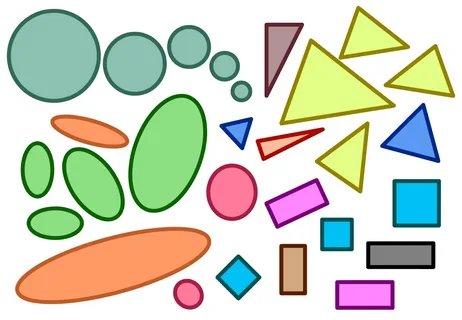
#> input picture 3/shapes.jpg, 462 x 320 px, found by its file name
$ python Image_Circle_Finder.py
#> lines starting #> are read from the running program, lines starting #| are printed output that depends on the picture; after the words box and inside, x2 and y2 are one past the last pixel; in counts of white or black regions, pixels touching at a corner belong together
import cv2
import numpy as np
from matplotlib import pyplot as plt

# Read image.
img = cv2.imread('3/shapes.jpg', cv2.IMREAD_COLOR)
#> img is the input picture: shape (320, 462, 3); mean B, G, R 193.8, 211.2, 207.1

# Conver t to grayscale.
gray = cv2.cvtColor(img, cv2.COLOR_BGR2GRAY)
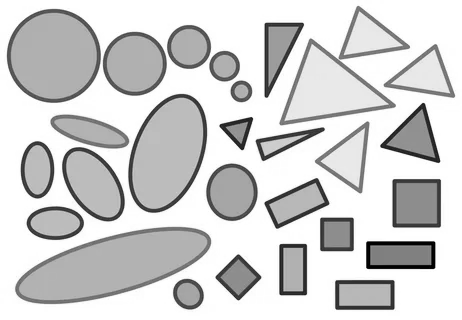
#> gray: shape (320, 462); min 0, max 255, mean 208

# Blur using 3 * 3 kernel.
gray_blurred = cv2.blur(gray, (3, 3))
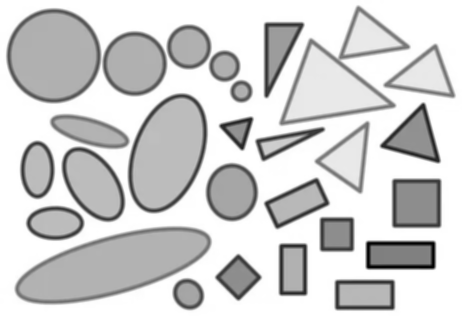
#> gray_blurred: shape (320, 462); min 0, max 255, mean 208

# Apply Hough transform on the blurred image.
detected_circles = cv2.HoughCircles(gray_blurred,
				cv2.HOUGH_GRADIENT, 1, 20, param1 = 50,
			param2 = 30, minRadius = 1, maxRadius = 40)
#> detected_circles = 13 rows, first 8: [134.5, 63.5, 28.4], [188.5, 46.5, 22.2], [232.5, 189.5, 26.4], [189.5, 295.5, 13.8], [224.5, 65.5, 15.8], [74.5, 185.5, 34.9], [150.5, 175.5, 37.2], [179.5, 117.5, 24.3]

# Draw circles that are detected.
if detected_circles is not None:

	# Convert the circle parameters a, b and r to integers.
	# a,b kordinatlar ... r yari çap
	detected_circles = np.uint16(np.around(detected_circles))
#> detected_circles = 13 rows, first 8: [134, 64, 28], [188, 46, 22], [232, 190, 26], [190, 296, 14], [224, 66, 16], [74, 186, 35], [150, 176, 37], [180, 118, 24]

	for pt in detected_circles[0, :]:
		a, b, r = pt[0], pt[1], pt[2]

		# Draw the circumference of the circle.
		cv2.circle(img, (a, b), r, (0, 255, 0), 2)

		# Draw a small circle (of radius 1) to show the center.
		cv2.circle(img, (a, b), 1, (0, 0, 255), 3)
		cv2.imshow("Detected Circle", img)
#> this loop made 13 passes
#> (a, b, r) on passes 1 to 12: (134, 64, 28), (188, 46, 22), (232, 190, 26), (190, 296, 14), (224, 66, 16), (74, 186, 35), (150, 176, 37), (180, 118, 24), (240, 90, 10), (198, 242, 12), (108, 204, 17), (78, 162, 16)
#> pass 1, `cv2.imshow("Detected Circle", img)`:
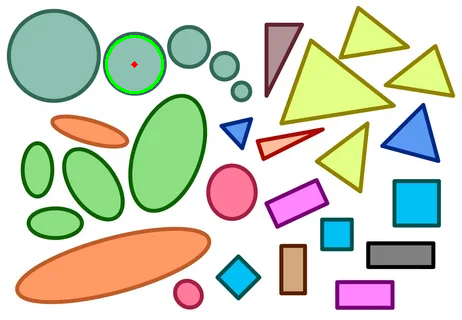
#> window 'Detected Circle': shape (320, 462, 3); mean B, G, R 193.3, 211.5, 206.7
#> pass 2, `cv2.imshow("Detected Circle", img)`:
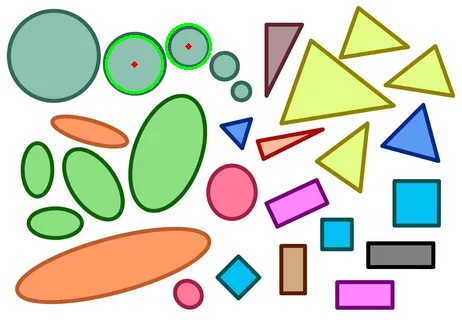
#> window 'Detected Circle': shape (320, 462, 3); mean B, G, R 192.8, 211.7, 206.3
#> after the loop:
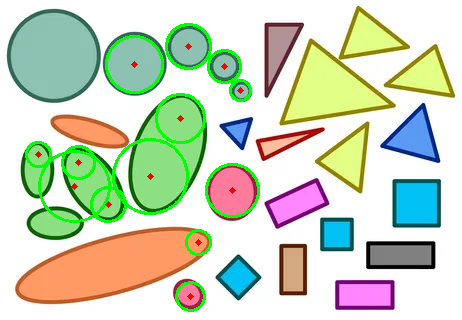
#> img: shape (320, 462, 3); 3.63% of pixels changed, all inside (x1, y1, x2, y2) = (25, 23, 260, 312)

	cv2.waitKey(0)

$ run again, with 3/basic.jpg copied over 3/shapes.jpg
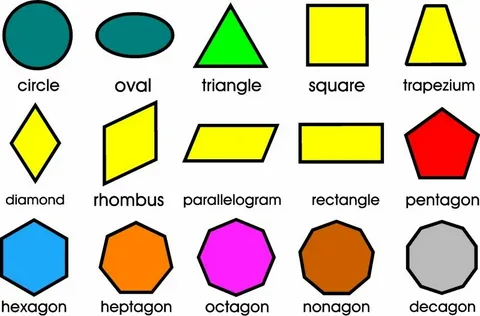
#> input picture 3/basic.jpg, 480 x 316 px, found by its file name
#> img is the input picture: shape (316, 480, 3); mean B, G, R 180.1, 204, 209.2
#> `gray_blurred = cv2.blur(gray, (3, 3))`:
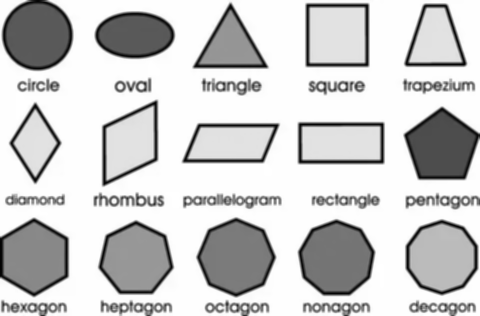
#> gray_blurred: shape (316, 480); min 2, max 255, mean 202.8
#> `detected_circles = cv2.HoughCircles(gray_blurred, cv2.HOUGH_GRADIENT, ..`: detected_circles = [[36.5, 34.5, 34.7], [335.5, 257.5, 33.8], [443.5, 257.5, 35], [156.5, 35.5, 17.2], [112.5, 35.5, 17.7]]
#> `detected_circles = np.uint16(np.around(detected_circles))`: detected_circles = [[36, 34, 35], [336, 258, 34], [444, 258, 35], [156, 36, 17], [112, 36, 18]]
#> the loop `for pt in detected_circles[0, :]:` made 5 passes
#> after the loop `for pt in detected_circles[0, :]:`:
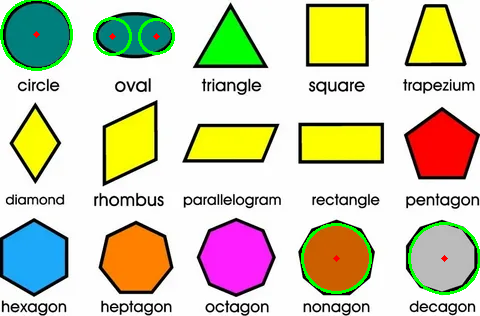
#> img: shape (316, 480, 3); 1.79% of pixels changed, all inside (x1, y1, x2, y2) = (0, 0, 480, 295)
